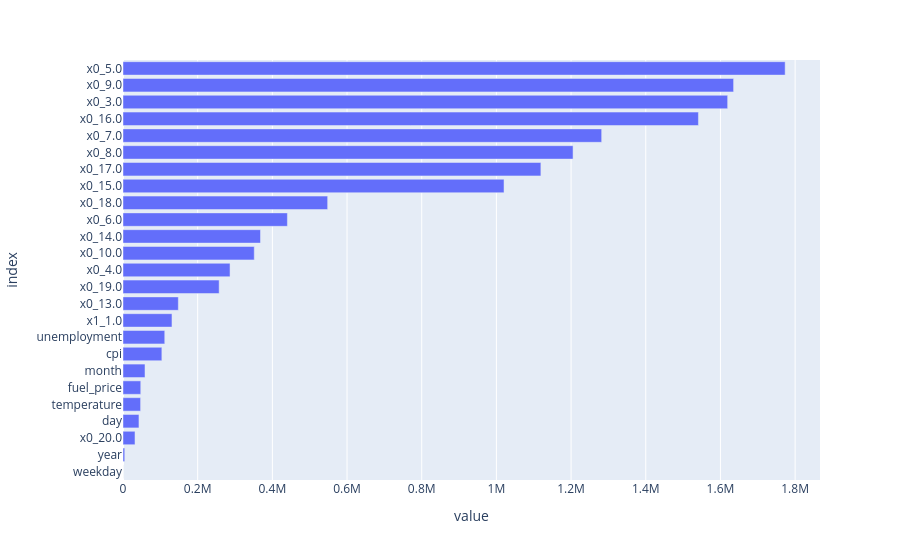

Notebook source saved alongside this figure:
### Code cell
# Plot coefficients
fig = px.bar(feature_importance, orientation = 'h')
fig.update_layout(showlegend = False,
                  margin = {'l': 120} # to avoid cropping of column names
                 )
fig.show()

### Figure 1 — Plotly figure (JSON) as saved in the notebook; plotly's stock layout.template omitted (floating-point values rounded to 4 significant figures)
{"data": [{"hovertemplate": "variable=coefficients<br>value=%{x}<br>index=%{y}<extra></extra>", "legendgroup": "coefficients", "marker": {"color": "#636efa", "pattern": {"shape": ""}}, "name": "coefficients", "orientation": "h", "showlegend": true, "textposition": "auto", "type": "bar", "x": [0.0, 4662.0, 32110.0, 42750.0, 47110.0, 47560.0, 58920.0, 104100.0, 111800.0, 131200.0, 148200.0, 257500.0, 286700.0, 351500.0, 368200.0, 440300.0, 548100.0, 1020000.0, 1119000.0, 1205000.0, 1282000.0, 1541000.0, 1619000.0, 1635000.0, 1773000.0], "xaxis": "x", "y": ["weekday", "year", "x0_20.0", "day", "temperature", "fuel_price", "month", "cpi", "unemployment", "x1_1.0", "x0_13.0", "x0_19.0", "x0_4.0", "x0_10.0", "x0_14.0", "x0_6.0", "x0_18.0", "x0_15.0", "x0_17.0", "x0_8.0", "x0_7.0", "x0_16.0", "x0_3.0", "x0_9.0", "x0_5.0"], "yaxis": "y"}], "layout": {"barmode": "relative", "legend": {"title": {"text": "variable"}, "tracegroupgap": 0}, "margin": {"l": 120, "t": 60}, "showlegend": false, "xaxis": {"anchor": "y", "domain": [0, 1], "title": {"text": "value"}}, "yaxis": {"anchor": "x", "domain": [0, 1], "title": {"text": "index"}}}}
